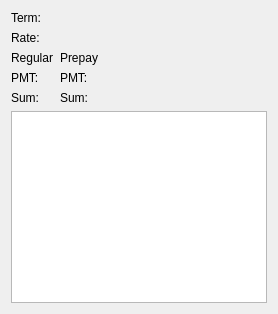
        <widget class="QWidget" name="period2">
         <attribute name="title">
          <string>Period2</string>
         </attribute>
         <layout class="QGridLayout" name="gridLayout_3">
          <item row="0" column="0">
           <layout class="QGridLayout" name="gridLayout_8">
            <item row="0" column="1">
             <widget class="QLabel" name="label_term2">
              <property name="text">
               <string/>
              </property>
             </widget>
            </item>
            <item row="0" column="0">
             <widget class="QLabel" name="label_59">
              <property name="text">
               <string>Term:</string>
              </property>
             </widget>
            </item>
            <item row="2" column="2" colspan="2">
             <widget class="QLabel" name="label_62">
              <property name="text">
               <string>Prepay</string>
              </property>
             </widget>
            </item>
            <item row="1" column="0">
             <widget class="QLabel" name="label_60">
              <property name="text">
               <string>Rate:</string>
              </property>
             </widget>
            </item>
            <item row="2" column="0" colspan="2">
             <widget class="QLabel" name="label_61">
              <property name="text">
               <string>Regular</string>
              </property>
             </widget>
            </item>
            <item row="3" column="0">
             <widget class="QLabel" name="label_63">
              <property name="text">
               <string>PMT:</string>
              </property>
             </widget>
            </item>
            <item row="1" column="1">
             <widget class="QLabel" name="label_rate2">
              <property name="text">
               <string/>
              </property>
             </widget>
            </item>
            <item row="3" column="2">
             <widget class="QLabel" name="label_64">
              <property name="text">
               <string>PMT:</string>
              </property>
             </widget>
            </item>
            <item row="3" column="3">
             <widget class="QLabel" name="label_prepay_PMT2">
              <property name="text">
               <string/>
              </property>
             </widget>
            </item>
            <item row="4" column="0">
             <widget class="QLabel" name="label_65">
              <property name="text">
               <string>Sum:</string>
              </property>
             </widget>
            </item>
            <item row="3" column="1">
             <widget class="QLabel" name="label_PMT2">
              <property name="text">
               <string/>
              </property>
             </widget>
            </item>
            <item row="4" column="1">
             <widget class="QLabel" name="label_sum2">
              <property name="text">
               <string/>
              </property>
             </widget>
            </item>
            <item row="4" column="3">
             <widget class="QLabel" name="label_prepay_sum2">
              <property name="text">
               <string/>
              </property>
             </widget>
            </item>
            <item row="4" column="2">
             <widget class="QLabel" name="label_66">
              <property name="text">
               <string>Sum:</string>
              </property>
             </widget>
            </item>
           </layout>
          </item>
          <item row="0" column="1">
           <widget class="QLabel" name="label_76">
            <property name="sizePolicy">
             <sizepolicy hsizetype="Expanding" vsizetype="Preferred">
              <horstretch>0</horstretch>
              <verstretch>0</verstretch>
             </sizepolicy>
            </property>
            <property name="text">
             <string/>
            </property>
           </widget>
          </item>
          <item row="1" column="0" colspan="2">
           <widget class="QTableWidget" name="tableWidget2">
            <attribute name="horizontalHeaderDefaultSectionSize">
             <number>80</number>
            </attribute>
           </widget>
          </item>
         </layout>
        </widget>
